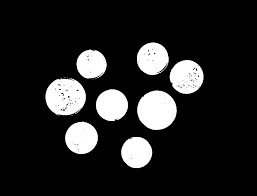
#> input picture 2.png, 257 x 196 px
$ jupyter execute connected_components.ipynb   (older library calls are emulated)
#> lines starting #> are read from the running program, lines starting #| are printed output that depends on the picture
[cell 1]
import cv2
import numpy as np
from matplotlib import pyplot as plt

[cell 2]
image = cv2.imread('2.png',0)
#> image is the input picture: shape (196, 257); min 0, max 255, mean 35.9

[cell 3]
plt.imshow(image,"gray")
plt.show()

[cell 4]
kernel = np.ones((4,4),np.uint8)

[cell 5]
closed_image = cv2.morphologyEx(image,cv2.MORPH_CLOSE,kernel)
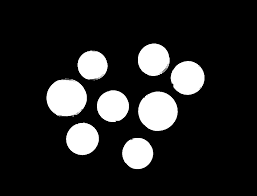
#> closed_image: shape (196, 257); min 0, max 255, mean 36.4

[cell 6]
plt.imshow(closed_image,"gray")
plt.show()

[cell 7]
closed_image.shape
#> Out = (196, 257)

[cell 8]
output = cv2.connectedComponentsWithStats(closed_image,4,cv2.CV_32S)

[cell 9]
help(cv2.connectedComponentsWithStats)

[cell 10]
no_of_labels = output[0]
#> no_of_labels = 9
labelled_image = output[1]
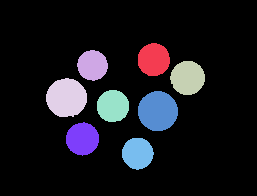
#> labelled_image: shape (196, 257) int32; 9 distinct labels, from 0 to 8; one colour per label, 0 black
stats = output[2]
#> stats = [[0, 0, 257, 196, 42892], [138, 43, 32, 33, 842], [77, 50, 31, 31, 732], [170, 61, 35, 34, 926], [46, 78, 41, 39, 1253], [97, 90, 32, 32, 824], [138, 91, 40, 40, 1260], [66, 122, 33, 34, 855], [122, 138, 32, 32, 788]]

[cell 11]
no_of_labels
#> Out = 9

[cell 12]
plt.imshow(labelled_image)
plt.show()

[cell 13]
stats
#> Out has the same summary as stats

[cell 14]
area_array = stats[:,-1]
#> area_array = [42892, 842, 732, 926, 1253, 824, 1260, 855, 788]
print(area_array)
#| [42892   842   732   926  1253   824  1260   855   788]

[cell 15]
# get the area of the maximum circle
max_area = 0
max_area_label = 1
for i in range(2,no_of_labels):
    if(max_area < area_array[i]):
        max_area = area_array[i]
        max_area_label = i
#> this loop made 7 passes
#> max_area on passes 1, 2, 3, 5: 732, 926, 1253, 1260
#> after the loop, max_area = 1260; max_area_label = 6

[cell 16]
max_area_label
#> Out = 6

[cell 17]
#Output only max area circle
output_image = np.zeros(labelled_image.shape)
output_image[labelled_image == max_area_label] = 255

[cell 18]
plt.imshow(output_image)
plt.show()
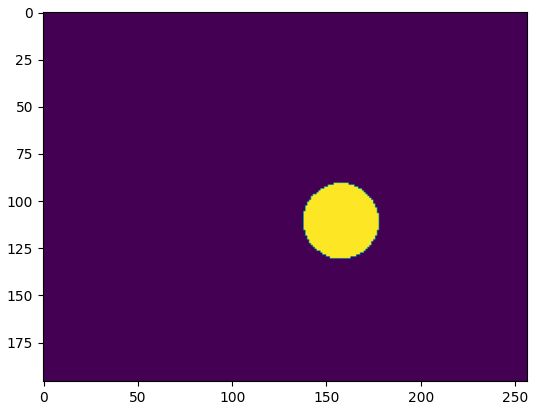
#> figure drawn by matplotlib, 1 panel
